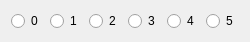
       <widget class="QWidget" name="layoutWidget_14">
        <property name="geometry">
         <rect>
          <x>340</x>
          <y>170</y>
          <width>250</width>
          <height>20</height>
         </rect>
        </property>
        <layout class="QHBoxLayout" name="horizontalLayout_7">
         <item>
          <widget class="QRadioButton" name="radioButton_27">
           <property name="text">
            <string>0</string>
           </property>
          </widget>
         </item>
         <item>
          <widget class="QRadioButton" name="radioButton_28">
           <property name="text">
            <string>1</string>
           </property>
          </widget>
         </item>
         <item>
          <widget class="QRadioButton" name="radioButton_29">
           <property name="text">
            <string>2</string>
           </property>
          </widget>
         </item>
         <item>
          <widget class="QRadioButton" name="radioButton_30">
           <property name="text">
            <string>3</string>
           </property>
          </widget>
         </item>
         <item>
          <widget class="QRadioButton" name="radioButton_31">
           <property name="text">
            <string>4</string>
           </property>
          </widget>
         </item>
         <item>
          <widget class="QRadioButton" name="radioButton_32">
           <property name="text">
            <string>5</string>
           </property>
          </widget>
         </item>
        </layout>
       </widget>
